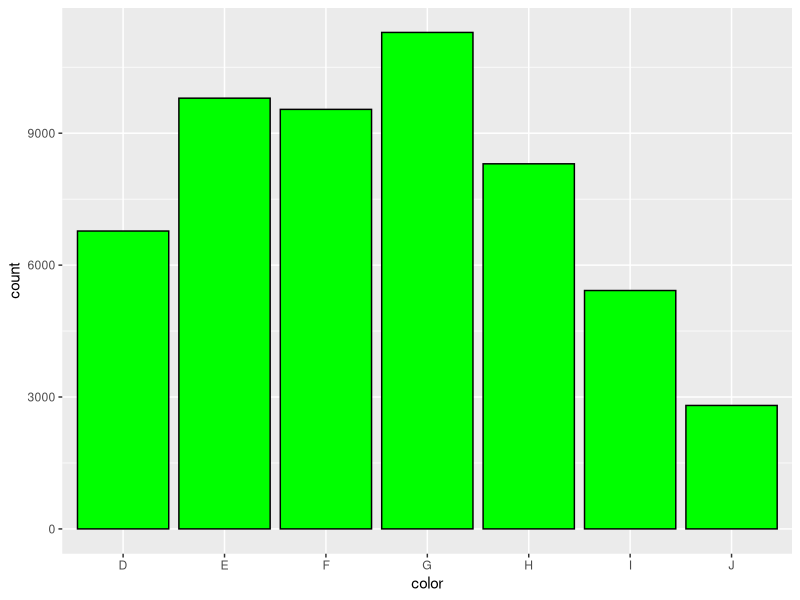
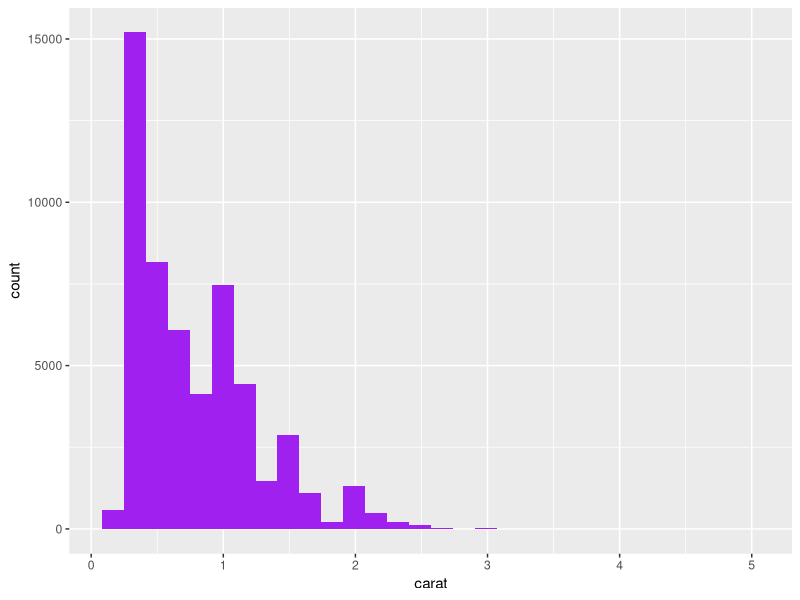
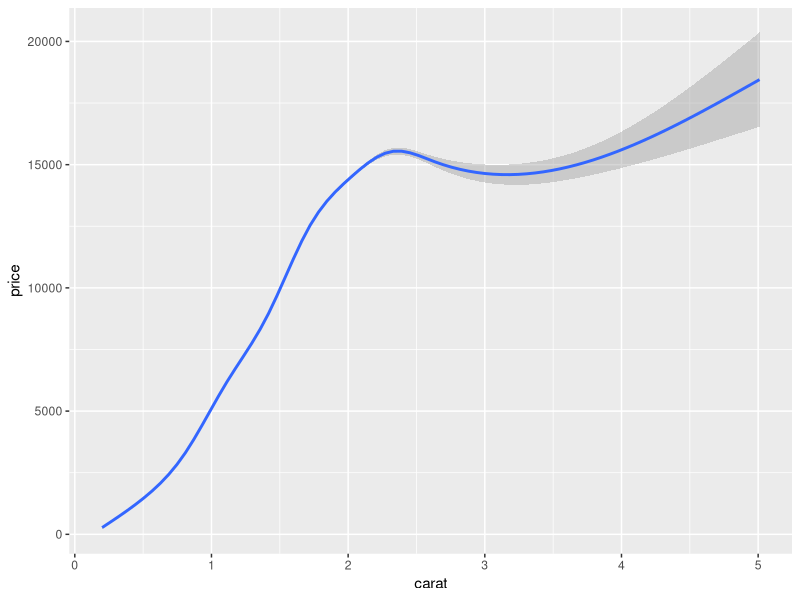
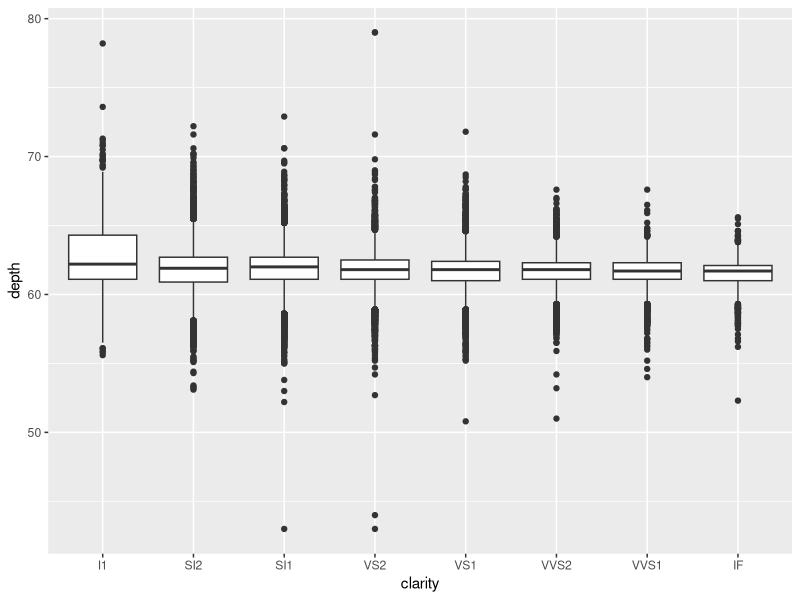
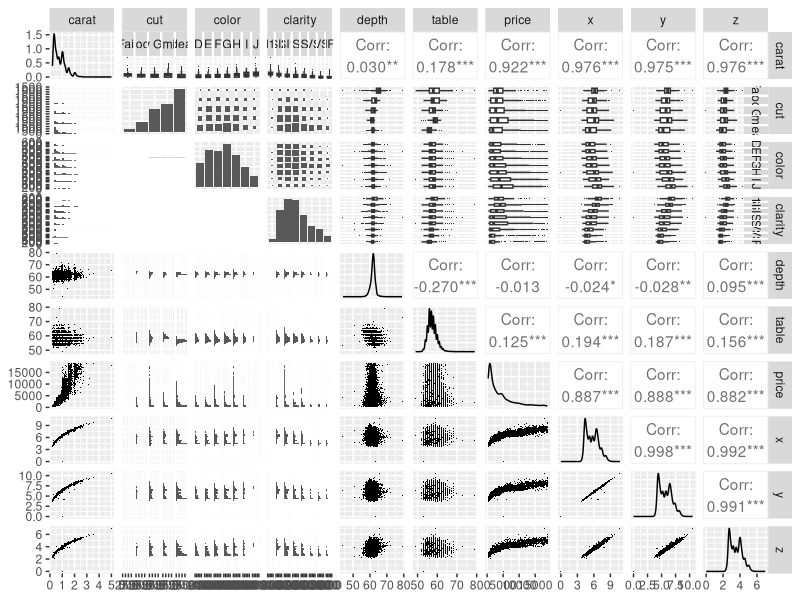

The R source for these figures, in order:
## ---- chunk 1
knitr::opts_chunk$set(echo = TRUE)
## ---- chunk 2
library(ggplot2)
diamonds
## ---- chunk 3
ggplot(data = diamonds, aes(x = color)) +
geom_bar(fill = "green", colour = "black")
## ---- chunk 4
ggplot(data = diamonds, aes(x = carat)) +
geom_histogram(fill = "purple", bins = 30)
## ---- chunk 5
ggplot(data = diamonds, aes(x = carat, y=price)) +
geom_smooth()
## ---- chunk 6
ggplot(diamonds, aes(x=clarity, y=depth)) +
geom_boxplot()
## ---- chunk 7
library(ggplot2)
library(GGally)
library(scales)
library(memisc)

# 從數據集獲取10000個樣本數據進行分析
set.seed(20022012)
diamond_samp <- diamonds[sample(1:length(diamonds$price), 10000), ]
ggpairs(diamond_samp,lower= list(continuous = wrap("points", shape = I('.'))),
        upper = list(combo = wrap("box", outlier.shape = I('.'))))
